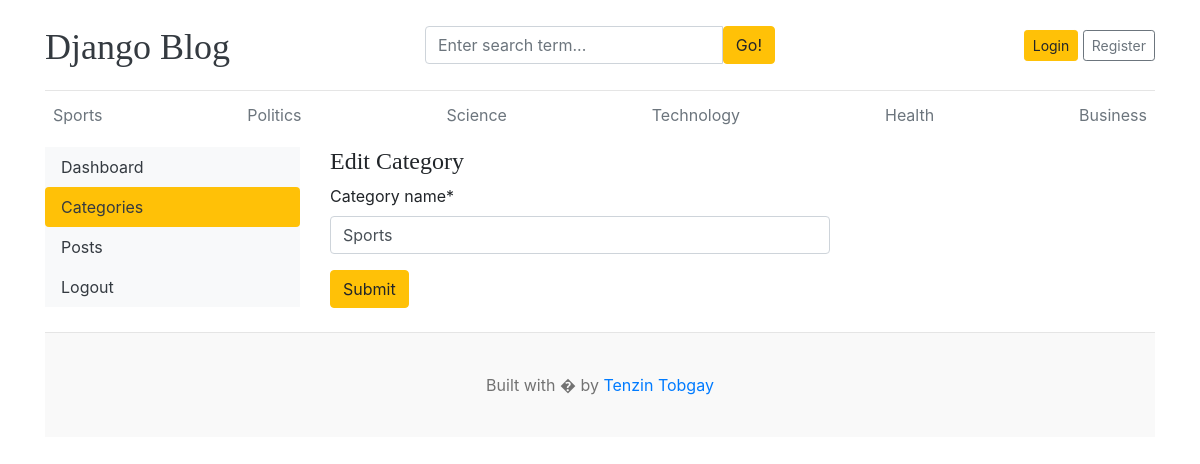
The page /dashboard/categories/edit/1/ on the database its author committed.
### blogs/models.py (models this page shows, shortened)
class Category(models.Model):
    category_name = models.CharField(max_length=100, unique=True)
    created_at = models.DateTimeField(auto_now_add=True)
    updated_at = models.DateTimeField(auto_now=True)
    class Meta:
        verbose_name = "Category"
        verbose_name_plural = "Categories"

### dashboards/views.py (the view)
# urls.py: path('categories/edit/<int:category_id>/', views.edit_category, name='edit_category'),
def edit_category(request, category_id):
    category = get_object_or_404(Category, id=category_id)
    if request.method == 'POST':
        form = CategoryForm(request.POST, instance=category)
        if form.is_valid():
            form.save()
            return redirect('categories')
        else:
            print(form.errors)
    else:
        form = CategoryForm(instance=category)
    context = {
        'form': form,
        'category': category,
    }
    return render(request, 'dashboard/edit_category.html', context)

### dashboards/forms.py
class CategoryForm(forms.ModelForm):
    class Meta:
        model = Category
        fields = '__all__'

### blogs/context_processors.py (called while the page is built)
def get_categories(request):
    categories = Category.objects.all()
    return dict(categories=categories)

def get_social_links(request):
    social_links = SocialLink.objects.all()
    return dict(social_links=social_links)

### templates/dashboard/edit_category.html (shortened to what this page needs)
{% extends 'base.html' %}
{% block content %}
{% load crispy_forms_tags %}
<div class="row">
    {% include 'dashboard/sidebar.html' %}
    <div class="col-md-9">
        <h4>Edit Category</h4>
        <form action="{% url 'edit_category' category.id %}" style="width: 500px;" method="post">
            {{ form | crispy }}
            <button type="submit" class="btn btn-warning">Submit</button>
        </form>
        <br>
    </div>
</div>
{% endblock %}

### templates/base.html (shortened to what this page needs)
{% load static %}
<!DOCTYPE html>
<html lang="en">
<head>
    <link href="https://getbootstrap.com/docs/4.0/dist/css/bootstrap.min.css" rel="stylesheet">
    <link href="{% static 'css/blog.css' %}" rel="stylesheet">
    <link rel="stylesheet" href="https://cdnjs.cloudflare.com/ajax/libs/font-awesome/7.0.1/css/all.min.css" />
  </head>
<body>
    <div class="container">
      <header class="blog-header py-3">
        <div class="row flex-nowrap justify-content-between align-items-center">
          <div class="col-4 pt-1">
            <a class="blog-header-logo text-dark" href="/">Django Blog</a>
          </div>
          <div class="col-4">
            <form action="{% url 'search' %}" method="get">
                <div class="input-group">
                    <input class="form-control" name="keyword" value="{{keyword}}" type="text" placeholder="Enter search term..." aria-label="Enter search term..." aria-describedby="button-search" />
                    <button type="submit" class="btn btn-warning" id="button-search" type="button">Go!</button>
                </div>
            </form>
          </div>
          <div class="col-4 d-flex justify-content-end align-items-center">
            {% if not user.is_authenticated %}
            <a class="btn btn-sm btn-warning" href="{% url 'login' %}">Login</a> &nbsp;
            <a class="btn btn-sm btn-outline-secondary" href="{% url 'register' %}">Register</a>
            {% else %}
            <span><a href="{% url 'dashboard' %}">Dashboard</a></span>
            &emsp;
            <span><a href="{% url 'logout' %}">LogOut</a></span>
            {% endif %}
          </div>
        </div>
      </header>
      <div class="nav-scroller py-1 mb-2">
        <nav class="nav d-flex justify-content-between">
            {% for category in categories %}
                <a class="p-2 text-muted" href="{% url 'posts_by_category' category.id %}">{{ category.category_name }}</a>
            {% endfor %}
        </nav>
      </div>
{% block content %}
{% endblock %}
<footer class="blog-footer">
  <p>Built with � by <a href="#">Tenzin Tobgay</a></p>
</footer>
</body>
</html>

### blog_main/static/css/blog.css (style rules this page uses)
.blog-header { border-bottom: 1px solid #e5e5e5; }
.blog-header-logo { font-family: "Playfair Display", Georgia, "Times New Roman", serif; font-size: 2.25rem; }
h1, h2, h3, h4, h5, h6 { font-family: "Playfair Display", Georgia, "Times New Roman", serif; }
.blog-footer { padding: 2.5rem 0; color: #727272; text-align: center; background-color: #f9f9f9; border-top: .05rem solid #e5e5e5; }
.blog-footer p:last-child { margin-bottom: 0; }

### rows shown on the page
Category: category_name "Sports"
Category: category_name "Politics"
Category: category_name "Science"
Category: category_name "Technology"
Category: category_name "Health"
Category: category_name "Business"
